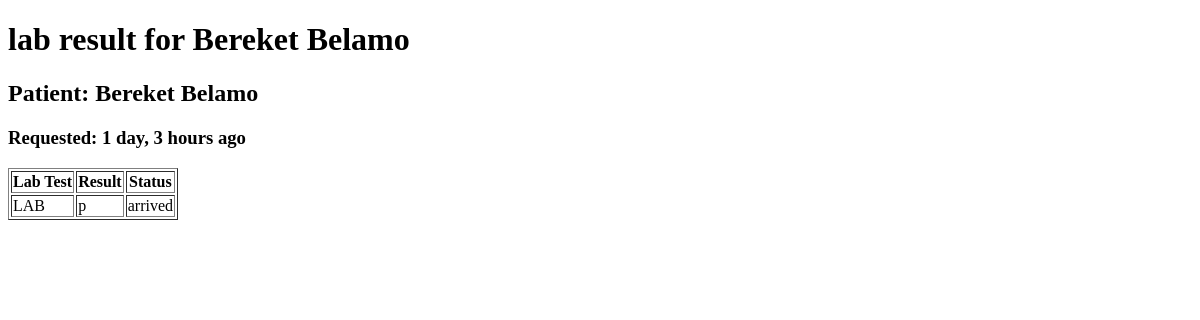
Before: /labresult/4/ with the older database file.
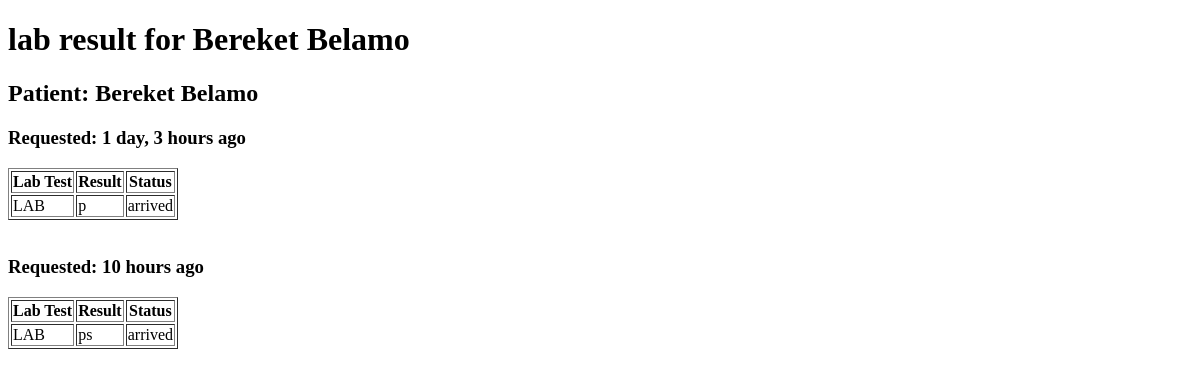
After: the same page with the newer database file.
### App/models.py (models this page shows, shortened)
class LabRequest(models.Model):
    visit = models.ForeignKey(Visit , on_delete=models.CASCADE, related_name='lab_request')
    lab_test = models.ForeignKey(LabTest, on_delete=models.CASCADE, related_name='request')
    status_choice = [('not_paid', 'Not Paid'),('paid' , 'Paid')]
    status = models.CharField(choices=status_choice, default='not_paid')
    request_group = models.DateTimeField()
    requested_at = models.DateTimeField(auto_now_add=True)

class LabResult(models.Model):
    lab_request = models.OneToOneField(LabRequest,on_delete=models.CASCADE,related_name='result')
    result = models.CharField(blank=True)
    status_choice = [('not_arrived', 'Not Arrived'),('Arrived' , 'Arrived')]
    status = models.CharField(choices= status_choice)
    completed_at = models.DateTimeField(auto_now_add=True)

class LabTest(models.Model):
    CATEGORY_CHOICES = [
        ('hematology', 'Hematology'),
        ('chemistry', 'Clinical Chemistry'),
        ('microbiology', 'Microbiology'),
        ('parasitology', 'Parasitology'),
        ('other', 'Other'),
    ]
    category = models.CharField(choices=CATEGORY_CHOICES)
    name = models.CharField(max_length=200)
    price = models.DecimalField(max_digits=10, decimal_places=2)
    reference_number = models.CharField()

### App/views.py (the view)
# urls.py: path('labresult/<int:visit_id>/', views.labResult, name = 'labresults'),
def labResult(request, visit_id):
    visit = Visit.objects.get(id = visit_id, status = 'doctor')
    labresults = LabResult.objects.filter(lab_request__visit=visit,status='arrived').select_related('lab_request__lab_test').order_by('lab_request__request_group')
    grouped_results = []
    for group_time, results in groupby(labresults,key=lambda x: x.lab_request.request_group):
        grouped_results.append({'request_group': group_time,'results': list(results)})
    context = {'visit' : visit, 'labresults' : labresults, 'grouped_results': grouped_results,}
    return render(request, 'doctor/labresult.html', context)

### App/templates/doctor/labresult.html (shortened to what this page needs)
{% load humanize %}
<!DOCTYPE html>
<html lang="en">
<head>
</head>
<body>
    <h1>lab result for {{visit.patient.name}}</h1>
    <!DOCTYPE html>
<html lang="en">
<head>
</head>
<body>
   <h2>Patient: {{ visit.patient.name }}</h2>
{% for group in grouped_results %}
    <h3>
        Requested:
        {{ group.request_group|naturaltime }}
    </h3>
    <table border="1">
        <thead>
            <tr>
                <th>Lab Test</th>
                <th>Result</th>
                <th>Status</th>
            </tr>
        </thead>
        <tbody>
            {% for labresult in group.results %}
                <tr>
                    <td>
                        {{ labresult.lab_request.lab_test.name }}
                    </td>
                    <td>
                        {{ labresult.result }}
                    </td>
                    <td>
                        {{ labresult.get_status_display }}
                    </td>
                </tr>
            {% endfor %}
        </tbody>
    </table>
    <br>
{% empty %}
    <p>No lab results available.</p>
{% endfor %}
</body>
</html>
</body>
</html>

Changed rows visible on the page:
added LabRequest: request_group "10 hours ago"
added LabResult: lab_request.lab_test.name "LAB", result "ps", status "arrived", shown under "10 hours ago"
Other visible differences:
new list line: "Requested: Lab Test Result Status"
